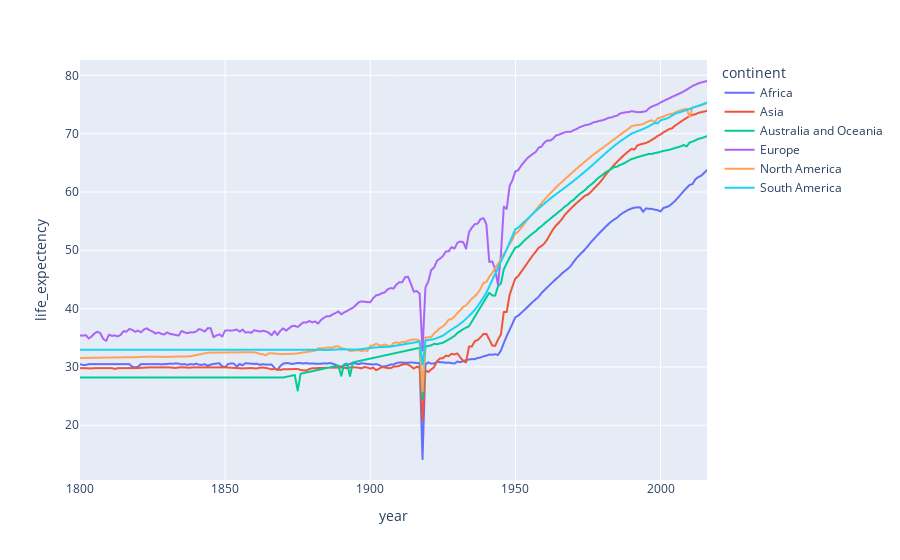

The notebook cell saved with this chart:
### Code cell
pd.options.plotting.backend = "plotly"

fig = px.line(
      merged_df.groupby(["continent", "year"]).mean().reset_index()
    , x = "year"
    , y = "life_expectency"
    , color = "continent"
)
fig.show()

fig.write_html("./output/life-expectency.html")

### Figure 1 — Plotly figure (JSON) as saved in the notebook; plotly's stock layout.template omitted (floating-point values rounded to 4 significant figures; data arrays with more than 128 entries replaced by an {"elided": "..."} marker saying what was removed)
{"data": [{"hovertemplate": "continent=Africa<br>year=%{x}<br>life_expectency=%{y}<extra></extra>", "legendgroup": "Africa", "line": {"color": "#636efa", "dash": "solid"}, "marker": {"symbol": "circle"}, "mode": "lines", "name": "Africa", "showlegend": true, "type": "scattergl", "x": {"elided": "217 int values"}, "xaxis": "x", "y": {"elided": "217 float values"}, "yaxis": "y"}, {"hovertemplate": "continent=Asia<br>year=%{x}<br>life_expectency=%{y}<extra></extra>", "legendgroup": "Asia", "line": {"color": "#EF553B", "dash": "solid"}, "marker": {"symbol": "circle"}, "mode": "lines", "name": "Asia", "showlegend": true, "type": "scattergl", "x": {"elided": "217 int values"}, "xaxis": "x", "y": {"elided": "217 float values"}, "yaxis": "y"}, {"hovertemplate": "continent=Australia and Oceania<br>year=%{x}<br>life_expectency=%{y}<extra></extra>", "legendgroup": "Australia and Oceania", "line": {"color": "#00cc96", "dash": "solid"}, "marker": {"symbol": "circle"}, "mode": "lines", "name": "Australia and Oceania", "showlegend": true, "type": "scattergl", "x": {"elided": "217 int values"}, "xaxis": "x", "y": {"elided": "217 float values"}, "yaxis": "y"}, {"hovertemplate": "continent=Europe<br>year=%{x}<br>life_expectency=%{y}<extra></extra>", "legendgroup": "Europe", "line": {"color": "#ab63fa", "dash": "solid"}, "marker": {"symbol": "circle"}, "mode": "lines", "name": "Europe", "showlegend": true, "type": "scattergl", "x": {"elided": "217 int values"}, "xaxis": "x", "y": {"elided": "217 float values"}, "yaxis": "y"}, {"hovertemplate": "continent=North America<br>year=%{x}<br>life_expectency=%{y}<extra></extra>", "legendgroup": "North America", "line": {"color": "#FFA15A", "dash": "solid"}, "marker": {"symbol": "circle"}, "mode": "lines", "name": "North America", "showlegend": true, "type": "scattergl", "x": {"elided": "217 int values"}, "xaxis": "x", "y": {"elided": "217 float values"}, "yaxis": "y"}, {"hovertemplate": "continent=South America<br>year=%{x}<br>life_expectency=%{y}<extra></extra>", "legendgroup": "South America", "line": {"color": "#19d3f3", "dash": "solid"}, "marker": {"symbol": "circle"}, "mode": "lines", "name": "South America", "showlegend": true, "type": "scattergl", "x": {"elided": "217 int values"}, "xaxis": "x", "y": {"elided": "217 float values"}, "yaxis": "y"}], "layout": {"legend": {"title": {"text": "continent"}, "tracegroupgap": 0}, "margin": {"t": 60}, "xaxis": {"anchor": "y", "domain": [0, 1], "title": {"text": "year"}}, "yaxis": {"anchor": "x", "domain": [0, 1], "title": {"text": "life_expectency"}}}}
